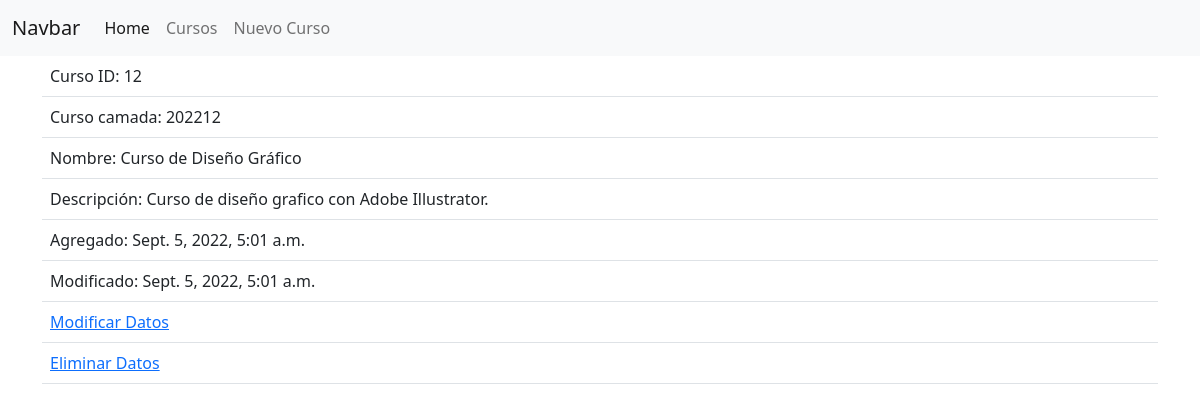
The app's page /cursos/12/ with its own data.
### appcoderhouse/models.py (models this page shows, shortened)
class Curso(models.Model):
    camada = models.IntegerField(default=0)
    nombre = models.CharField(max_length=50)
    desc = models.CharField(max_length=100)
    last_update = models.DateTimeField(auto_now=True)
    add_date = models.DateTimeField(auto_now_add=True)
    class Meta:
        ordering = ['-last_update']

### appcoderhouse/views.py (the view)
# urls.py: path('cursos/<str:id>/', views.GetCurso, name='GetCurso'),
def GetCurso(request, id):
    curso = None
    curso = Curso.objects.get(id=id)
    contexto ={"curso": curso}
    return render(request, 'appcoderhouse/curso.html', contexto)

### appcoderhouse/Templates/appcoderhouse/curso.html (shortened to what this page needs)
{% extends "base.html" %}
{% block main %}
<table class="table table-hover">
    <tr><td>Curso ID:  {{curso.pk}}</td></tr>
    <tr><td>Curso camada:  {{curso.camada}}</td></tr>
    <tr><td>Nombre:  {{curso.nombre}}</td></tr>
    <tr><td>Descripción:  {{curso.desc}}</td></tr>
    <tr><td>Agregado:  {{curso.add_date}}</td></tr>
    <tr><td>Modificado:  {{curso.last_update}}</td></tr>
    <tr><td><a href="{% url 'UpdateCurso' curso.id %}">Modificar Datos</a></td></tr>
    <tr><td><a href="{% url 'DeleteCurso' curso.id %}">Eliminar Datos</a></td></tr>
</table>
{% endblock main %}

### records on screen
Curso: pk "12", camada "202212", nombre "Curso de Diseño Gráfico", desc "Curso de diseño grafico con Adobe Illustrator.", add_date "Sept. 5, 2022, 5:01 a.m.", last_update "Sept. 5, 2022, 5:01 a.m."
